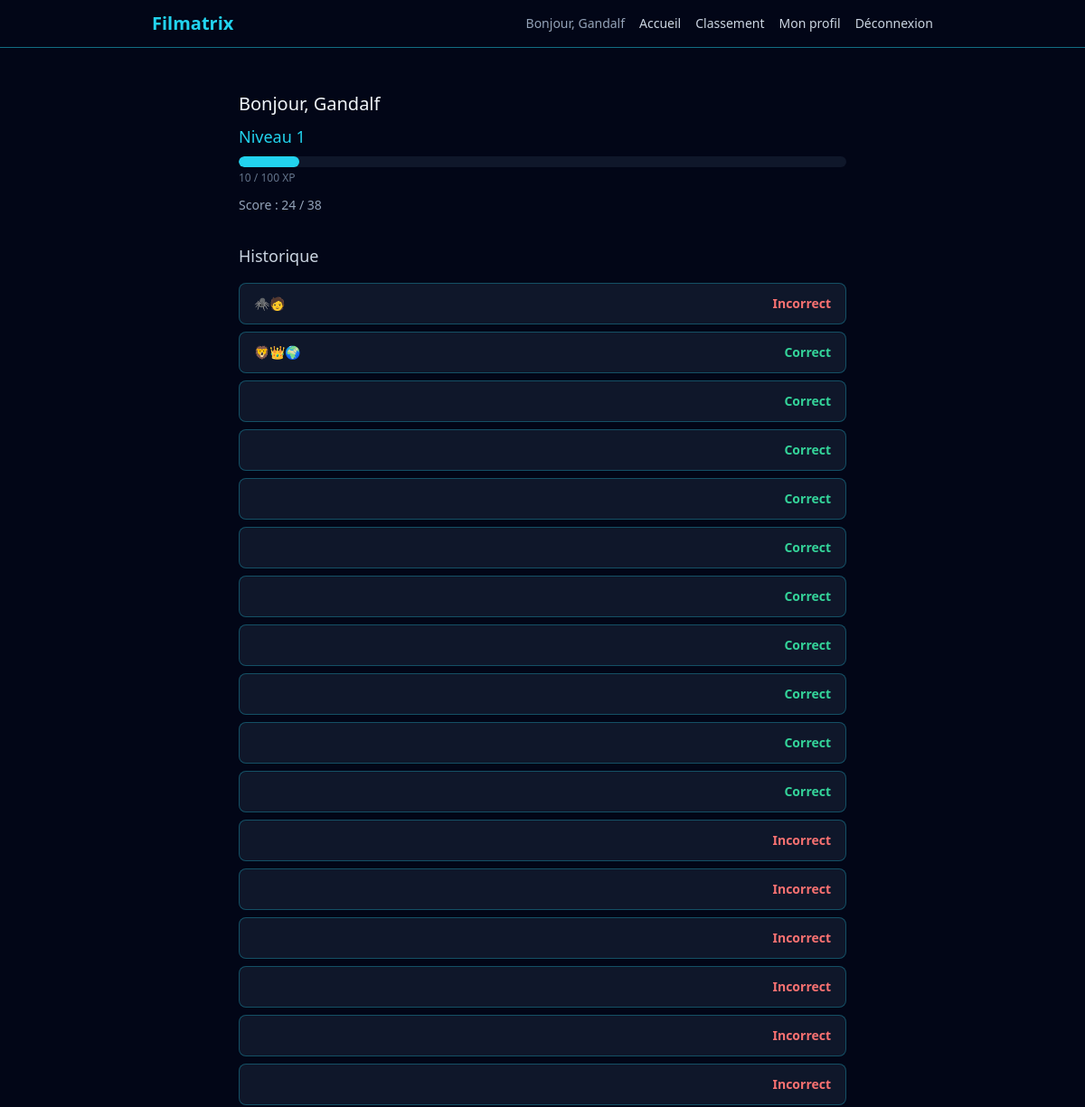
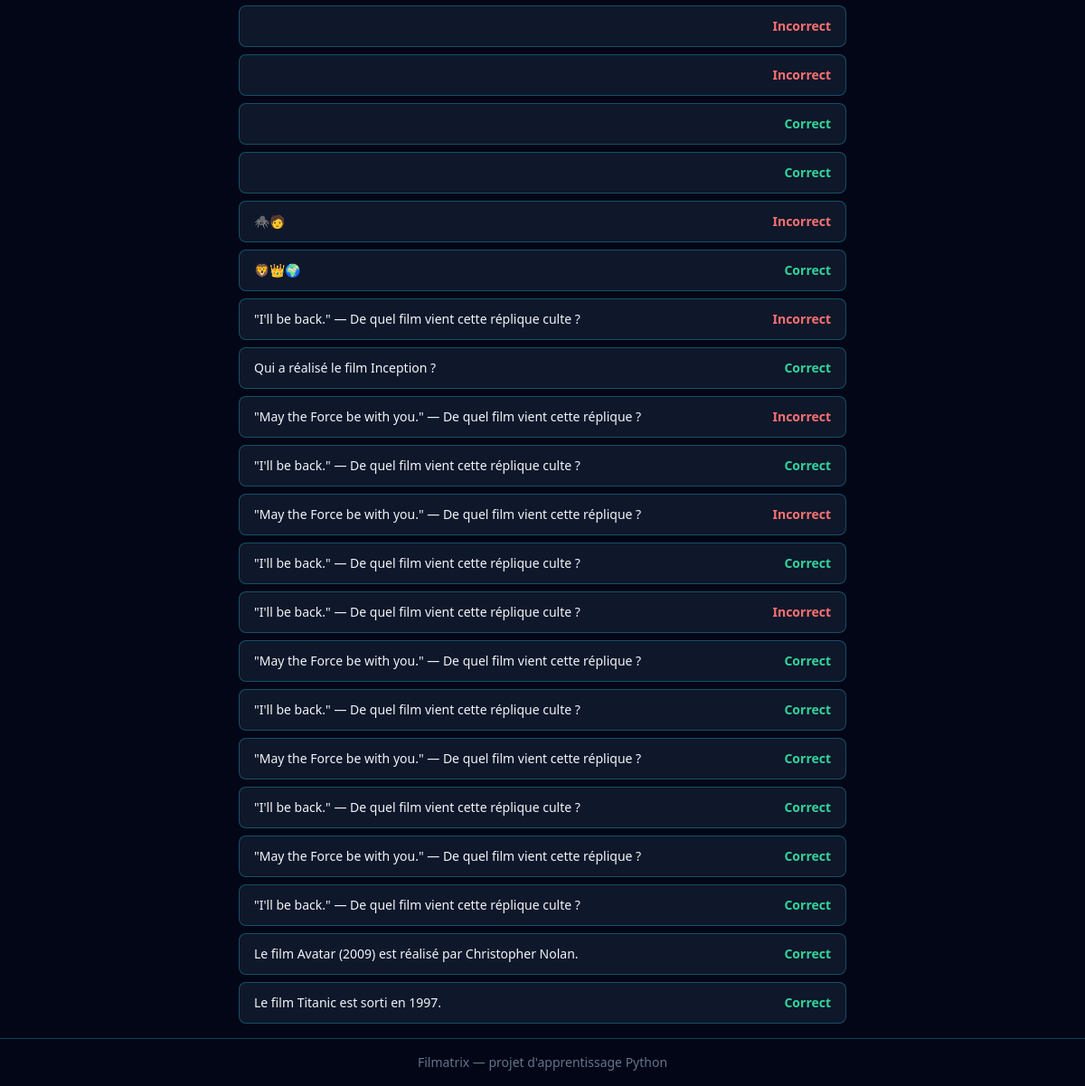
The app's page /profil (signed in) with its own data (2 pictures, top to bottom).
### src/models.py (models this page shows, shortened)
class User(db.Model, UserMixin):
    __tablename__ = "users"
    id = db.Column(db.Integer, primary_key=True)
    username = db.Column(db.String(50), unique=True, nullable=False)
    email = db.Column(db.String(120), unique=True, nullable=False)
    password_hash = db.Column(db.String(255), nullable=False)
    total_xp = db.Column(db.Integer, nullable=False, default=0)

class Attempt(db.Model):
    __tablename__ = "attempts"
    id = db.Column(db.Integer, primary_key=True)
    user_id = db.Column(db.Integer, db.ForeignKey("users.id"), nullable=False)
    question_id = db.Column(db.Integer, db.ForeignKey("questions.id"), nullable=False)
    is_correct = db.Column(db.Boolean, nullable=False)
    answered_at = db.Column(db.DateTime, nullable=False, default=datetime.utcnow)
    question = db.relationship("Question")
    user = db.relationship("User", backref="attempts")

class Question(db.Model):
    __tablename__ = "questions"
    id = db.Column(db.Integer, primary_key=True)
    mode = db.Column(db.String(50), nullable=False)
    category = db.Column(db.String(50), nullable=False)
    difficulty = db.Column(db.String(20), nullable=False)
    prompt = db.Column(db.Text, nullable=False)
    payload = db.Column(db.JSON, nullable=False)
    correct_answer = db.Column(db.JSON, nullable=False)
    requires_account = db.Column(db.Boolean, nullable=False, default=False)

### app.py (the view)
    @app.route("/profil")
    @login_required
    def profile() -> str:
        attempts = (
                Attempt.query.filter_by(user_id=current_user.id)
                .order_by(Attempt.answered_at.desc())
                .all()
            )
        total_count = len(attempts)
        correct_count = sum(1 for attempt in attempts if attempt.is_correct)
        level_info = calculate_level(current_user.total_xp)
        return render_template(
                "profil.html",
                attempts=attempts,
                total_count=total_count,
                correct_count=correct_count,
                level_info = level_info,
            )

### templates/profil.html
{% extends "base.html" %}
{% block content %}
<div class="max-w-2xl mx-auto mt-8">
    <h2 class="text-xl mb-2">Bonjour, {{ current_user.username }}</h2>
    <div class="mb-8">
        <p class="text-cyan-400 text-lg mb-2">
            Niveau {{ level_info.level }}
        </p>
        <div class="w-full bg-slate-900 rounded-full h-3 overflow-hidden mb-1">
            <div class="bg-cyan-400 h-3 rounded-full"
                 style="width: {{ (level_info.xp_in_current_level / level_info.xp_for_next_level * 100) | round(1) }}%"></div>
        </div>
        <p class="text-xs text-slate-500">{{ level_info.xp_in_current_level }} / {{ level_info.xp_for_next_level }} XP</p>
        <p class="text-slate-400 text-sm mt-3">
            Score : {{ correct_count }} / {{ total_count }}
        </p>
    </div>
    <h3 class="text-lg mb-4 text-slate-300">Historique</h3>
    {% if attempts %}
    <div class="flex flex-col gap-2">
        {% for attempt in attempts %}
        <div class="flex items-center justify-between bg-slate-900 border border-cyan-400/30 rounded-lg px-4 py-3">
            <span class="text-sm">{{ attempt.question.prompt }}</span>
            {% if attempt.is_correct %}
                <span class="text-emerald-400 text-sm font-bold">Correct</span>
            {% else %}
                <span class="text-red-400 text-sm font-bold">Incorrect</span>
            {% endif %}
        </div>
        {% endfor %}
    </div>
    {% else %}
    <p class="text-slate-500">Aucune partie jouée pour le moment.</p>
    {% endif %}
</div>
{% endblock %}

### templates/base.html (shortened to what this page needs)
<!DOCTYPE html>
<html lang="fr">
<head>
    <link rel="stylesheet" href="{{ url_for('static', filename='css/output.css') }}">
</head>
<body class="bg-slate-950 text-slate-100 min-h-screen flex flex-col">
    <header class="border-b border-cyan-400/50">
    <nav class="max-w-4xl mx-auto px-4 py-3">
        <div class="flex items-center justify-between">
            <a href="{{ url_for('home') }}" class="text-xl font-bold text-cyan-400">
                Filmatrix
            </a>
            <div class="flex items-center gap-4">
                {% if current_user.is_authenticated %}
                <span class="text-slate-400 text-sm">Bonjour, {{ current_user.username }}</span>
                {% endif %}
                <div class="hidden md:flex items-center gap-4 text-sm">
                    <a href="{{ url_for('home') }}" class="text-slate-300 hover:text-cyan-400 transition">Accueil</a>
                    <a href="{{ url_for('leaderboard') }}" class="text-slate-300 hover:text-cyan-400 transition">Classement</a>
                    {% if current_user.is_authenticated %}
                        <a href="{{ url_for('profile') }}" class="text-slate-300 hover:text-cyan-400 transition">Mon profil</a>
                        <a href="{{ url_for('logout') }}" class="text-slate-300 hover:text-cyan-400 transition">Déconnexion</a>
                    {% else %}
                        <a href="{{ url_for('login') }}" class="text-slate-300 hover:text-cyan-400 transition">Connexion</a>
                        <a href="{{ url_for('register') }}" class="bg-cyan-400 hover:bg-cyan-300 text-slate-950 font-bold px-3 py-1.5 rounded-lg transition">Inscription</a>
                    {% endif %}
                </div>
            </div>
        </div>
    </nav>
</header>
    <main class="flex-1 p-4">
        {% block content %}{% endblock %}
    </main>
    <footer class="border-t border-cyan-400/30 text-center text-slate-500 text-sm py-4">
        Filmatrix — projet d'apprentissage Python
    </footer>
</body>
</html>

### records on screen
User: username "Gandalf"
Attempt: question.prompt "🕷️🧑", is_correct "Incorrect"
Attempt: question.prompt "🦁👑🌍", is_correct "Correct"
Attempt: is_correct "Correct"
Attempt: is_correct "Correct"
Attempt: is_correct "Correct"
Attempt: is_correct "Correct"
Attempt: is_correct "Correct"
Attempt: is_correct "Correct"
Attempt: is_correct "Correct"
Attempt: is_correct "Correct"
Attempt: is_correct "Correct"
Attempt: is_correct "Incorrect"
Attempt: is_correct "Incorrect"
Attempt: is_correct "Incorrect"
Attempt: is_correct "Incorrect"
Attempt: is_correct "Incorrect"
Attempt: is_correct "Incorrect"
Attempt: is_correct "Incorrect"
Attempt: is_correct "Incorrect"
Attempt: is_correct "Correct"
Attempt: is_correct "Correct"
Attempt: question.prompt "🕷️🧑", is_correct "Incorrect"
Attempt: question.prompt "🦁👑🌍", is_correct "Correct"
Attempt: question.prompt "\"I'll be back.\" — De quel film vient cette réplique culte ?", is_correct "Incorrect"
Attempt: question.prompt "Qui a réalisé le film Inception ?", is_correct "Correct"
Attempt: question.prompt "\"May the Force be with you.\" — De quel film vient cette réplique ?", is_correct "Incorrect"
Attempt: question.prompt "\"I'll be back.\" — De quel film vient cette réplique culte ?", is_correct "Correct"
Attempt: question.prompt "\"May the Force be with you.\" — De quel film vient cette réplique ?", is_correct "Incorrect"
Attempt: question.prompt "\"I'll be back.\" — De quel film vient cette réplique culte ?", is_correct "Correct"
Attempt: question.prompt "\"I'll be back.\" — De quel film vient cette réplique culte ?", is_correct "Incorrect"
Attempt: question.prompt "\"May the Force be with you.\" — De quel film vient cette réplique ?", is_correct "Correct"
Attempt: question.prompt "\"I'll be back.\" — De quel film vient cette réplique culte ?", is_correct "Correct"
Attempt: question.prompt "\"May the Force be with you.\" — De quel film vient cette réplique ?", is_correct "Correct"
Attempt: question.prompt "\"I'll be back.\" — De quel film vient cette réplique culte ?", is_correct "Correct"
Attempt: question.prompt "\"May the Force be with you.\" — De quel film vient cette réplique ?", is_correct "Correct"
Attempt: question.prompt "\"I'll be back.\" — De quel film vient cette réplique culte ?", is_correct "Correct"
Attempt: question.prompt "Le film Avatar (2009) est réalisé par Christopher Nolan.", is_correct "Correct"
Attempt: question.prompt "Le film Titanic est sorti en 1997.", is_correct "Correct"

### other values on screen
{{ level_info.level }} "1"
{{ level_info.xp_in_current_level }} "10"
{{ level_info.xp_for_next_level }} "100"
{{ correct_count }} "24"
{{ total_count }} "38"
